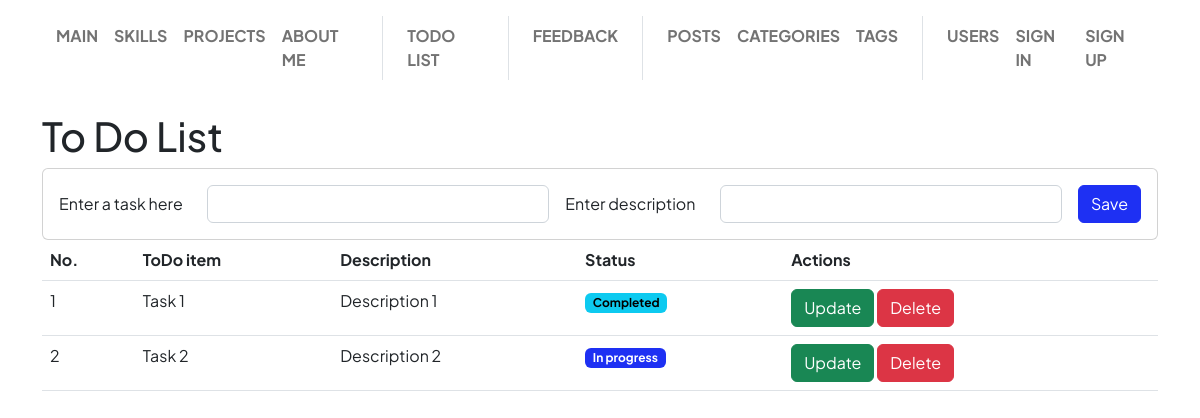
Page /todo/list on the committed database.
### app/todo/models.py (models this page shows, shortened)
class ToDo(db.Model):
    __tablename__ = "todo"
    id = Column(Integer, primary_key=True)
    task = Column(String(80), nullable=False)
    description = Column(String(160), nullable=True)
    completed = Column(Boolean(), nullable=True)

### app/todo/views.py (the view)
@todo_blueprint.route("/list", methods=["GET"])
def list():
    form = ToDoForm()
    todo_list = ToDo.query.all()
    return render_template("todo/list.html", form=form, todo_list=todo_list)

### app/todo/forms.py
class ToDoForm(FlaskForm):
    task = StringField("Enter a task here",
                       validators=[
                           Length(max=80),
                           DataRequired(message="This field is required.")
                       ])
    description = StringField("Enter description",
                              validators=[
                                  Length(max=160),
                              ])
    submit = SubmitField("Save")

### app/base/menu.py (called while the page is built)
@base_blueprint.app_context_processor
def inject_menu():
    return dict(menu=__menu__.__iter__(), menu_separator=__separator__)

    @property
    def url(self):
        return url_for(self.endpoint)

    @property
    def visible(self):
        return not self.visibility_lambda or self.visibility_lambda()

### app/todo/templates/todo/list.html (shortened to what this page needs)
{% extends "base/base.html" %}
{% from "base/macros.html" import render_field, render_text_input_horizontal %}
{% block page_body %}
<h1>To Do List</h1>
<div class="card mx-auto">
    <div class="card-body">
        <form class="d-flex flex-wrap gap-3 fields-grow-1" method="POST" action="{{ url_for('.add') }}" novalidate>
            {{ render_text_input_horizontal(form.task) }}
            {{ render_text_input_horizontal(form.description) }}
            <div class="col-auto">
                {{ render_field(form.submit) }}
            </div>
        </form>
    </div>
</div>
<table class="table">
    <thead>
        <tr class="vertical-center">
            <th>No.</th>
            <th>ToDo item</th>
            <th>Description</th>
            <th>Status</th>
            <th>Actions</th>
        </tr>
    </thead>
    <tbody>
        {% for todo in todo_list %}
        <tr class="vertical-center">
            <td> {{ todo.id }} </td>
            <td> {{ todo.task }}</td>
            <td> {{ todo.description }}</td>
            <td>
                {% if not todo.completed %}
                    <span class="badge text-bg-primary">In progress</span>
                {% else %}
                    <span class="badge text-bg-info">Completed</span>
                {% endif %}
            </td>
            <td>
                <a class="btn btn-success" href="{{ url_for('.update', todo_id=todo.id) }}">Update</a>
                <a class="btn btn-danger" href="{{ url_for('.delete', todo_id=todo.id) }}">Delete</a>
            </td>
        </tr>
        {% endfor %}
    </tbody>
</table>
{% endblock %}

### rows in the picture
ToDo: id "1", task "Task 1", description "Description 1", completed "Completed"
ToDo: id "2", task "Task 2", description "Description 2", completed "In progress"

### other values in the picture
{{ item.name | upper }} "MAIN" "SKILLS" "PROJECTS" "ABOUT ME" "TODO LIST" "FEEDBACK" "POSTS" "CATEGORIES" "TAGS" "USERS" "SIGN IN" "SIGN UP"
{{ field.label.text }} "Enter a task here Enter description"
